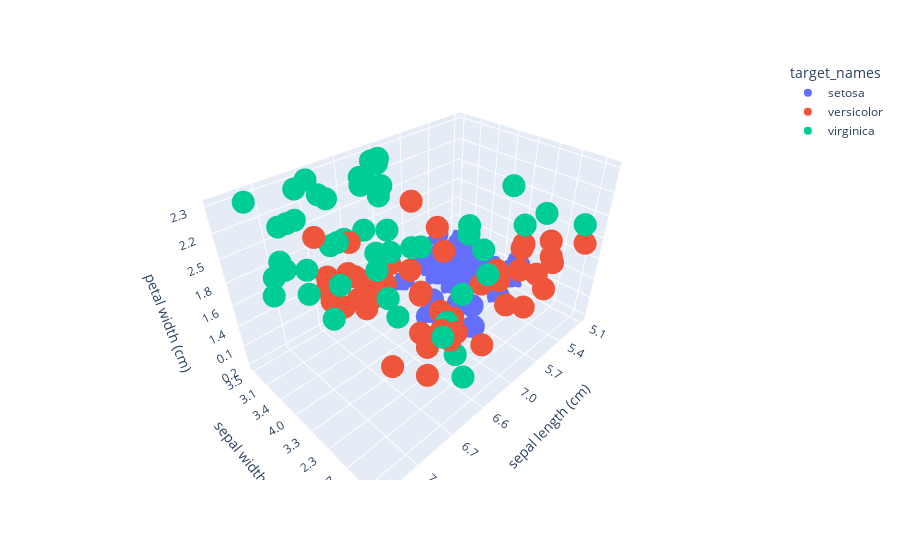

The notebook cell this image was saved under:
### Code cell
fig = plt.figure(figsize=(7,7))
fig = px.scatter_3d(df, x='sepal length (cm)', y='sepal width (cm)', z='petal width (cm)', color='target_names')
fig.show()

### Figure 1 — Plotly figure (JSON) as saved in the notebook; plotly's stock layout.template omitted (floating-point values rounded to 4 significant figures)
{"data": [{"hovertemplate": "target_names=setosa<br>sepal length (cm)=%{x}<br>sepal width (cm)=%{y}<br>petal width (cm)=%{z}<extra></extra>", "legendgroup": "setosa", "marker": {"color": "#636efa", "symbol": "circle"}, "mode": "markers", "name": "setosa", "scene": "scene", "showlegend": true, "type": "scatter3d", "x": ["5.1", "4.9", "4.7", "4.6", "5.0", "5.4", "4.6", "5.0", "4.4", "4.9", "5.4", "4.8", "4.8", "4.3", "5.8", "5.7", "5.4", "5.1", "5.7", "5.1", "5.4", "5.1", "4.6", "5.1", "4.8", "5.0", "5.0", "5.2", "5.2", "4.7", "4.8", "5.4", "5.2", "5.5", "4.9", "5.0", "5.5", "4.9", "4.4", "5.1", "5.0", "4.5", "4.4", "5.0", "5.1", "4.8", "5.1", "4.6", "5.3", "5.0"], "y": ["3.5", "3.0", "3.2", "3.1", "3.6", "3.9", "3.4", "3.4", "2.9", "3.1", "3.7", "3.4", "3.0", "3.0", "4.0", "4.4", "3.9", "3.5", "3.8", "3.8", "3.4", "3.7", "3.6", "3.3", "3.4", "3.0", "3.4", "3.5", "3.4", "3.2", "3.1", "3.4", "4.1", "4.2", "3.1", "3.2", "3.5", "3.6", "3.0", "3.4", "3.5", "2.3", "3.2", "3.5", "3.8", "3.0", "3.8", "3.2", "3.7", "3.3"], "z": ["0.2", "0.2", "0.2", "0.2", "0.2", "0.4", "0.3", "0.2", "0.2", "0.1", "0.2", "0.2", "0.1", "0.1", "0.2", "0.4", "0.4", "0.3", "0.3", "0.3", "0.2", "0.4", "0.2", "0.5", "0.2", "0.2", "0.4", "0.2", "0.2", "0.2", "0.2", "0.4", "0.1", "0.2", "0.2", "0.2", "0.2", "0.1", "0.2", "0.2", "0.3", "0.3", "0.2", "0.6", "0.4", "0.3", "0.2", "0.2", "0.2", "0.2"]}, {"hovertemplate": "target_names=versicolor<br>sepal length (cm)=%{x}<br>sepal width (cm)=%{y}<br>petal width (cm)=%{z}<extra></extra>", "legendgroup": "versicolor", "marker": {"color": "#EF553B", "symbol": "circle"}, "mode": "markers", "name": "versicolor", "scene": "scene", "showlegend": true, "type": "scatter3d", "x": ["7.0", "6.4", "6.9", "5.5", "6.5", "5.7", "6.3", "4.9", "6.6", "5.2", "5.0", "5.9", "6.0", "6.1", "5.6", "6.7", "5.6", "5.8", "6.2", "5.6", "5.9", "6.1", "6.3", "6.1", "6.4", "6.6", "6.8", "6.7", "6.0", "5.7", "5.5", "5.5", "5.8", "6.0", "5.4", "6.0", "6.7", "6.3", "5.6", "5.5", "5.5", "6.1", "5.8", "5.0", "5.6", "5.7", "5.7", "6.2", "5.1", "5.7"], "y": ["3.2", "3.2", "3.1", "2.3", "2.8", "2.8", "3.3", "2.4", "2.9", "2.7", "2.0", "3.0", "2.2", "2.9", "2.9", "3.1", "3.0", "2.7", "2.2", "2.5", "3.2", "2.8", "2.5", "2.8", "2.9", "3.0", "2.8", "3.0", "2.9", "2.6", "2.4", "2.4", "2.7", "2.7", "3.0", "3.4", "3.1", "2.3", "3.0", "2.5", "2.6", "3.0", "2.6", "2.3", "2.7", "3.0", "2.9", "2.9", "2.5", "2.8"], "z": ["1.4", "1.5", "1.5", "1.3", "1.5", "1.3", "1.6", "1.0", "1.3", "1.4", "1.0", "1.5", "1.0", "1.4", "1.3", "1.4", "1.5", "1.0", "1.5", "1.1", "1.8", "1.3", "1.5", "1.2", "1.3", "1.4", "1.4", "1.7", "1.5", "1.0", "1.1", "1.0", "1.2", "1.6", "1.5", "1.6", "1.5", "1.3", "1.3", "1.3", "1.2", "1.4", "1.2", "1.0", "1.3", "1.2", "1.3", "1.3", "1.1", "1.3"]}, {"hovertemplate": "target_names=virginica<br>sepal length (cm)=%{x}<br>sepal width (cm)=%{y}<br>petal width (cm)=%{z}<extra></extra>", "legendgroup": "virginica", "marker": {"color": "#00cc96", "symbol": "circle"}, "mode": "markers", "name": "virginica", "scene": "scene", "showlegend": true, "type": "scatter3d", "x": ["6.3", "5.8", "7.1", "6.3", "6.5", "7.6", "4.9", "7.3", "6.7", "7.2", "6.5", "6.4", "6.8", "5.7", "5.8", "6.4", "6.5", "7.7", "7.7", "6.0", "6.9", "5.6", "7.7", "6.3", "6.7", "7.2", "6.2", "6.1", "6.4", "7.2", "7.4", "7.9", "6.4", "6.3", "6.1", "7.7", "6.3", "6.4", "6.0", "6.9", "6.7", "6.9", "5.8", "6.8", "6.7", "6.7", "6.3", "6.5", "6.2", "5.9"], "y": ["3.3", "2.7", "3.0", "2.9", "3.0", "3.0", "2.5", "2.9", "2.5", "3.6", "3.2", "2.7", "3.0", "2.5", "2.8", "3.2", "3.0", "3.8", "2.6", "2.2", "3.2", "2.8", "2.8", "2.7", "3.3", "3.2", "2.8", "3.0", "2.8", "3.0", "2.8", "3.8", "2.8", "2.8", "2.6", "3.0", "3.4", "3.1", "3.0", "3.1", "3.1", "3.1", "2.7", "3.2", "3.3", "3.0", "2.5", "3.0", "3.4", "3.0"], "z": ["2.5", "1.9", "2.1", "1.8", "2.2", "2.1", "1.7", "1.8", "1.8", "2.5", "2.0", "1.9", "2.1", "2.0", "2.4", "2.3", "1.8", "2.2", "2.3", "1.5", "2.3", "2.0", "2.0", "1.8", "2.1", "1.8", "1.8", "1.8", "2.1", "1.6", "1.9", "2.0", "2.2", "1.5", "1.4", "2.3", "2.4", "1.8", "1.8", "2.1", "2.4", "2.3", "1.9", "2.3", "2.5", "2.3", "1.9", "2.0", "2.3", "1.8"]}], "layout": {"legend": {"title": {"text": "target_names"}, "tracegroupgap": 0}, "margin": {"t": 60}, "scene": {"domain": {"x": [0, 1], "y": [0, 1]}, "xaxis": {"title": {"text": "sepal length (cm)"}}, "yaxis": {"title": {"text": "sepal width (cm)"}}, "zaxis": {"title": {"text": "petal width (cm)"}}}}}
